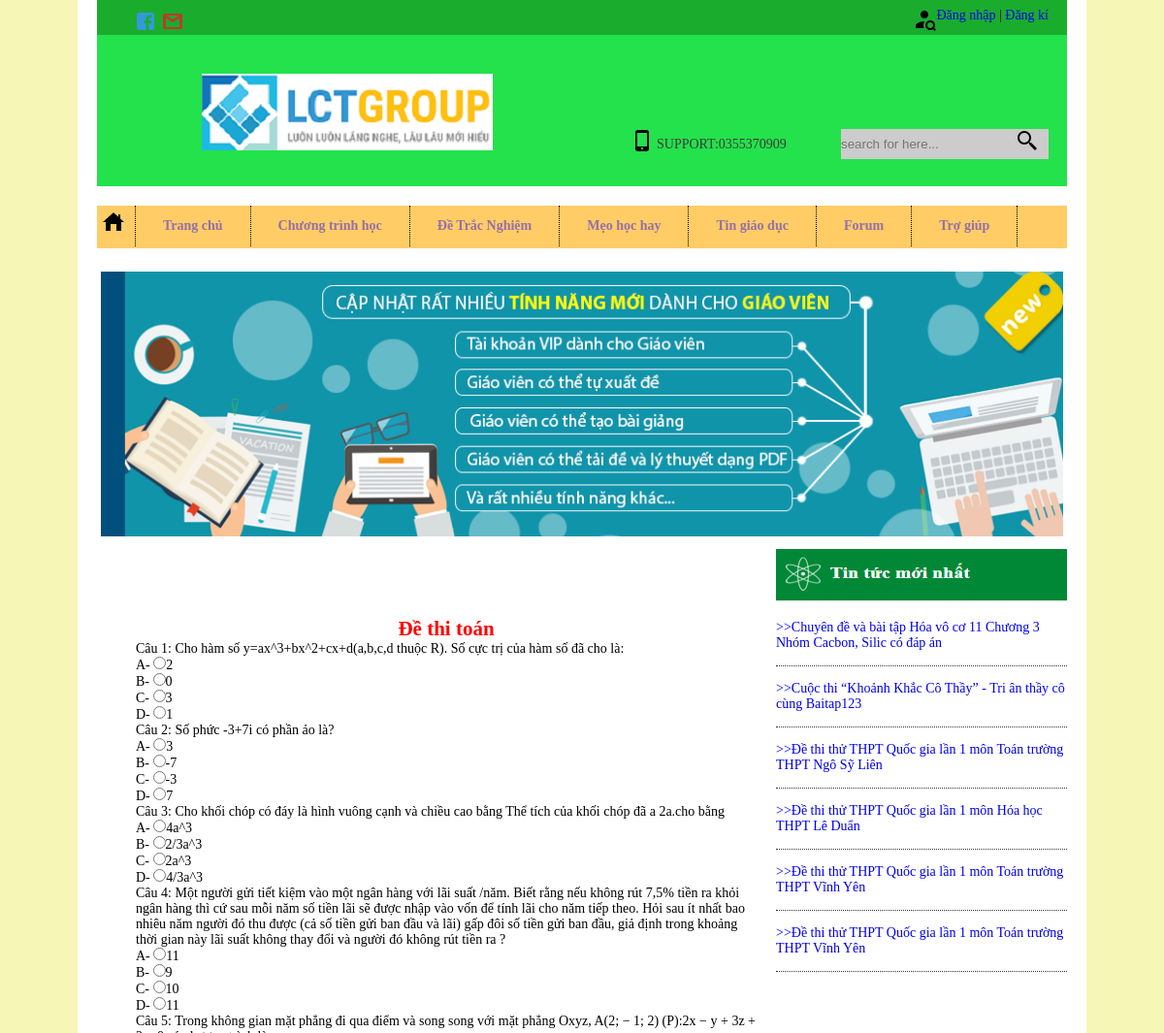
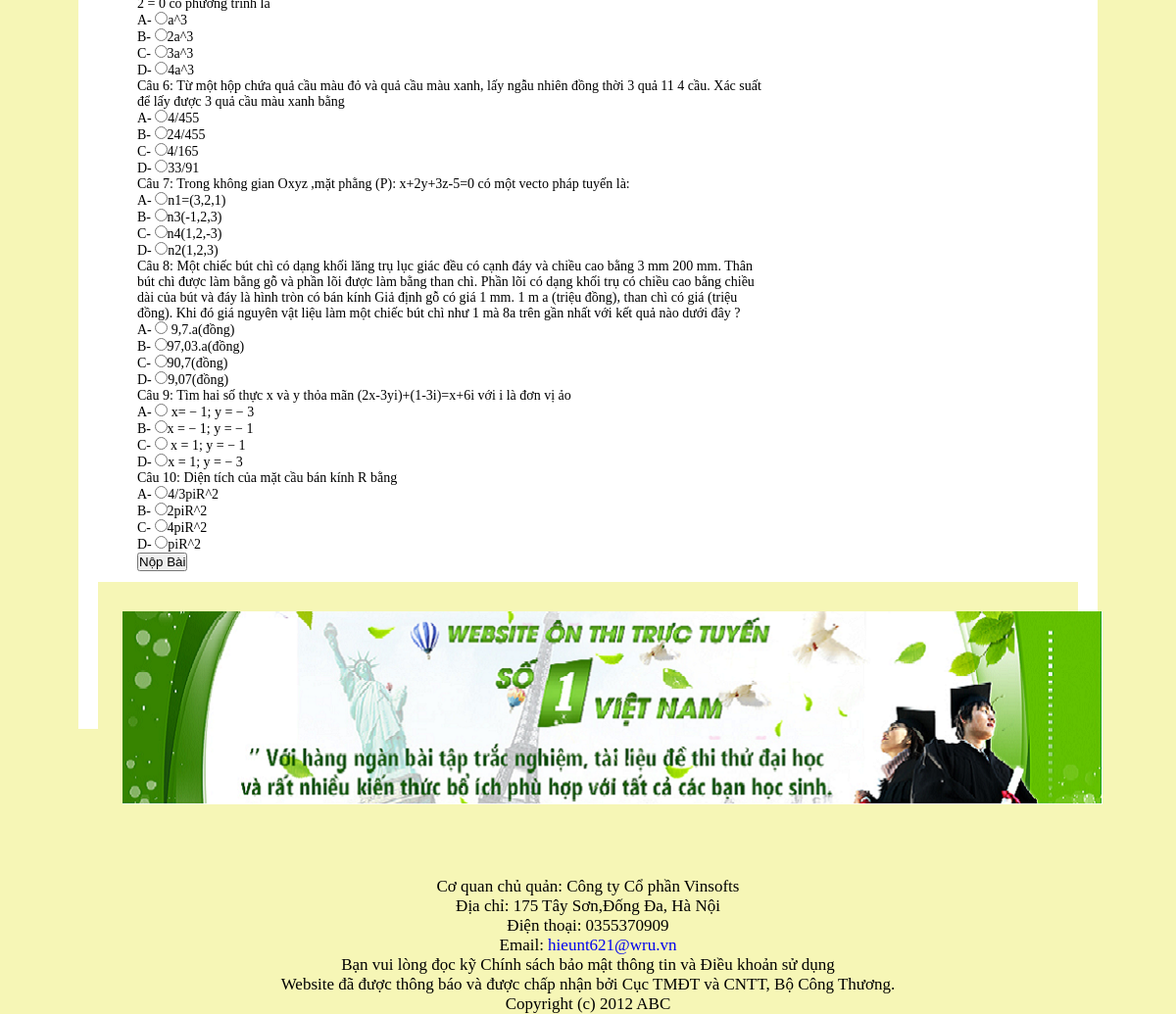
Screenshot of /2.source/dethi.php with the database file from the repository (2 pictures, top to bottom).
### tables this page shows
CREATE TABLE `phuongan1` (
  `idde1` int(10) NOT NULL,
  `id1` int(10) NOT NULL,
  `a` text NOT NULL,
  `b` text NOT NULL,
  `c` text NOT NULL,
  `d` text NOT NULL
);

CREATE TABLE `cauhoi1` (
  `id1` int(10) NOT NULL,
  `cauhoide1` text NOT NULL,
  `made1` varchar(10) NOT NULL,
  `dapan1` varchar(10) NOT NULL
);

### 2.source/toan.php (the view, shortened to what this page needs)
<h2><p style="text-align:center;color:red;">Đề thi toán</p></h2>
<?php
    include("connection.php");
?>
<form method="post" action="">
<div id="form1" style="">
    <?php
        $stt=1;
        $sql= "select cauhoi1.id1,cauhoi1.cauhoide1,phuongan1.a,phuongan1.b,phuongan1.c,phuongan1.d from cauhoi1,phuongan1 where (cauhoi1.id1=phuongan1.id1)   ORDER BY RAND() LIMIT 10";
        $result=mysqli_query($conn,$sql);
        while($row=mysqli_fetch_object($result)){
            echo "Câu ".$stt.': '.$row->cauhoide1.'</br>';
    ?>
        A- <input type="radio" name="<?php echo $row->id1 ?>" value="a"/><?php echo $row->a.'</br>'; ?>
        B- <input type="radio" name="<?php echo $row->id1 ?>" value="b"/><?php echo $row->b.'</br>'; ?>
        C- <input type="radio" name="<?php echo $row->id1 ?>" value="c"/><?php echo $row->c.'</br>'; ?>
        D- <input type="radio" name="<?php echo $row->id1 ?>" value="d"/><?php echo $row->d.'</br>'; ?>
        <?php
            $stt++; } ?>
        <input type="submit" name="ook" value="Nộp Bài"/>
    </div>
</form>

### 2.source/style.css (style rules this page uses)
* { margin:0px; padding:0px; }
body { font-family:"Times New Roman", Times, serif; font-size:14px; background:rgb(246, 246, 182); }

### rows the page displays
phuongan1: id1.cauhoide1 "Cho hàm số y=ax^3+bx^2+cx+d(a,b,c,d thuộc R). Số cực trị của hàm số đã cho là:", a "2", b "0", c "3", d "1"
phuongan1: id1.cauhoide1 "Số phức -3+7i có phần ảo là?", a "3", b "-7", c "-3", d "7"
phuongan1: id1.cauhoide1 "Cho khối chóp có đáy là hình vuông cạnh và chiều cao bằng Thể tích của khối chóp đã a 2a.cho bằng", a "4a^3", b "2/3a^3", c "2a^3", d "4/3a^3"
phuongan1: id1.cauhoide1 "Một người gửi tiết kiệm vào một ngân hàng với lãi suất /năm. Biết rằng nếu không rút 7,5% tiền ra khỏi ngân hàng thì cứ sau mỗi năm số tiền lãi sẽ được nhập vào vốn để tính lãi cho năm tiếp theo. Hỏi sau ít nhất bao nhiêu năm người đó thu được (cả số tiền gửi ban đầu và lãi) gấp đôi số tiền gửi ban đầu, giả định trong khoảng thời gian này lãi suất không thay đổi và người đó không rút tiền ra ?", a "11", b "9", c "10", d "11"
phuongan1: id1.cauhoide1 "Trong không gian mặt phẳng đi qua điểm và song song với mặt phẳng Oxyz, A(2; − 1; 2) (P):2x − y + 3z + 2 = 0 có phương trình là", a "a^3", b "2a^3", c "3a^3", d "4a^3"
phuongan1: id1.cauhoide1 "Từ một hộp chứa quả cầu màu đỏ và quả cầu màu xanh, lấy ngẫu nhiên đồng thời 3 quả 11 4 cầu. Xác suất để lấy được 3 quả cầu màu xanh bằng", a "4/455", b "24/455", c "4/165", d "33/91"
phuongan1: id1.cauhoide1 "Trong không gian Oxyz ,mặt phằng (P): x+2y+3z-5=0 có một vecto pháp tuyến là:", a "n1=(3,2,1)", b "n3(-1,2,3)", c "n4(1,2,-3)", d "n2(1,2,3)"
phuongan1: id1.cauhoide1 "Một chiếc bút chì có dạng khối lăng trụ lục giác đều có cạnh đáy và chiều cao bằng 3 mm 200 mm. Thân bút chì được làm bằng gỗ và phần lõi được làm bằng than chì. Phần lõi có dạng khối trụ có chiều cao bằng chiều dài của bút và đáy là hình tròn có bán kính Giả định gỗ có giá 1 mm. 1 m a (triệu đồng), than chì có giá (triệu đồng). Khi đó giá nguyên vật liệu làm một chiếc bút chì như 1 mà 8a trên gần nhất với kết quả nào dưới đây ?", a "9,7.a(đồng)", b "97,03.a(đồng)", c "90,7(đồng)", d "9,07(đồng)"
phuongan1: id1.cauhoide1 "Tìm hai số thực x và y thỏa mãn (2x-3yi)+(1-3i)=x+6i với i là đơn vị ảo", a "x= − 1; y = − 3", b "x = − 1; y = − 1", c "x = 1; y = − 1", d "x = 1; y = − 3"
phuongan1: id1.cauhoide1 "Diện tích của mặt cầu bán kính R bằng", a "4/3piR^2", b "2piR^2", c "4piR^2", d "piR^2"
